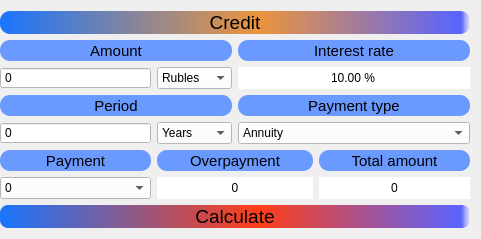
      <widget class="QWidget" name="gridLayoutWidget">
       <property name="geometry">
        <rect>
         <x>10</x>
         <y>10</y>
         <width>481</width>
         <height>239</height>
        </rect>
       </property>
       <layout class="QGridLayout" name="layout_credit" columnstretch="1,1,1,1,1,1">
        <property name="leftMargin">
         <number>0</number>
        </property>
        <item row="5" column="0" colspan="2">
         <widget class="QLabel" name="label_payment">
          <property name="font">
           <font>
            <pointsize>11</pointsize>
           </font>
          </property>
          <property name="styleSheet">
           <string notr="true">background-color: rgb(106, 153, 255);
border-radius: 10px;</string>
          </property>
          <property name="text">
           <string>Payment</string>
          </property>
          <property name="alignment">
           <set>Qt::AlignCenter</set>
          </property>
         </widget>
        </item>
        <item row="4" column="2">
         <widget class="QComboBox" name="period_unit">
          <property name="focusPolicy">
           <enum>Qt::StrongFocus</enum>
          </property>
          <property name="styleSheet">
           <string notr="true">background-color: rgb(255, 255, 255);
color: rgb(0, 0, 0);</string>
          </property>
          <property name="currentIndex">
           <number>2</number>
          </property>
          <property name="maxVisibleItems">
           <number>3</number>
          </property>
          <item>
           <property name="text">
            <string>Days</string>
           </property>
          </item>
          <item>
           <property name="text">
            <string>Months</string>
           </property>
          </item>
          <item>
           <property name="text">
            <string>Years</string>
           </property>
          </item>
         </widget>
        </item>
        <item row="4" column="0" colspan="2">
         <widget class="QSpinBox" name="period">
          <property name="focusPolicy">
           <enum>Qt::StrongFocus</enum>
          </property>
          <property name="styleSheet">
           <string notr="true">background-color: rgb(255, 255, 255);
color: rgb(0, 0, 0);</string>
          </property>
          <property name="buttonSymbols">
           <enum>QAbstractSpinBox::NoButtons</enum>
          </property>
          <property name="maximum">
           <number>1000000</number>
          </property>
          <property name="value">
           <number>0</number>
          </property>
         </widget>
        </item>
        <item row="1" column="3" colspan="3">
         <widget class="QLabel" name="label_interest_rate">
          <property name="font">
           <font>
            <pointsize>11</pointsize>
           </font>
          </property>
          <property name="styleSheet">
           <string notr="true">background-color: rgb(106, 153, 255);
border-radius: 10px;</string>
          </property>
          <property name="text">
           <string>Interest rate</string>
          </property>
          <property name="alignment">
           <set>Qt::AlignCenter</set>
          </property>
         </widget>
        </item>
        <item row="2" column="3" colspan="3">
         <widget class="QDoubleSpinBox" name="interest_rate">
          <property name="sizePolicy">
           <sizepolicy hsizetype="Preferred" vsizetype="Fixed">
            <horstretch>0</horstretch>
            <verstretch>0</verstretch>
           </sizepolicy>
          </property>
          <property name="minimumSize">
           <size>
            <width>0</width>
            <height>0</height>
           </size>
          </property>
          <property name="maximumSize">
           <size>
            <width>16777215</width>
            <height>16777215</height>
           </size>
          </property>
          <property name="baseSize">
           <size>
            <width>0</width>
            <height>0</height>
           </size>
          </property>
          <property name="focusPolicy">
           <enum>Qt::StrongFocus</enum>
          </property>
          <property name="styleSheet">
           <string notr="true">background-color: rgb(255, 255, 255);
color: rgb(0, 0, 0);</string>
          </property>
          <property name="wrapping">
           <bool>true</bool>
          </property>
          <property name="frame">
           <bool>false</bool>
          </property>
          <property name="alignment">
           <set>Qt::AlignCenter</set>
          </property>
          <property name="buttonSymbols">
           <enum>QAbstractSpinBox::NoButtons</enum>
          </property>
          <property name="suffix">
           <string> %</string>
          </property>
          <property name="decimals">
           <number>2</number>
          </property>
          <property name="minimum">
           <double>0.000000000000000</double>
          </property>
          <property name="maximum">
           <double>100.000000000000000</double>
          </property>
          <property name="stepType">
           <enum>QAbstractSpinBox::DefaultStepType</enum>
          </property>
          <property name="value">
           <double>10.000000000000000</double>
          </property>
         </widget>
        </item>
        <item row="7" column="0" colspan="6">
         <widget class="QPushButton" name="button_credit">
          <property name="font">
           <font>
            <pointsize>14</pointsize>
           </font>
          </property>
          <property name="styleSheet">
           <string notr="true">background-color: qlineargradient(spread:pad, x1:0, y1:0, x2:1, y2:0, stop:0 rgba(25, 117, 255, 255), stop:0.55 rgba(255, 62, 23, 255), stop:0.98 rgba(88, 99, 255, 255), stop:1 rgba(0, 0, 0, 0));
border-radius: 8px;</string>
          </property>
          <property name="text">
           <string>Calculate</string>
          </property>
         </widget>
        </item>
        <item row="5" column="2" colspan="2">
         <widget class="QLabel" name="label_overpayment">
          <property name="font">
           <font>
            <pointsize>11</pointsize>
           </font>
          </property>
          <property name="styleSheet">
           <string notr="true">background-color: rgb(106, 153, 255);
border-radius: 10px;</string>
          </property>
          <property name="text">
           <string>Overpayment</string>
          </property>
          <property name="alignment">
           <set>Qt::AlignCenter</set>
          </property>
         </widget>
        </item>
        <item row="1" column="0" colspan="3">
         <widget class="QLabel" name="label_credit_amount">
          <property name="font">
           <font>
            <pointsize>11</pointsize>
           </font>
          </property>
          <property name="styleSheet">
           <string notr="true">background-color: rgb(106, 153, 255);
border-radius: 10px;</string>
          </property>
          <property name="text">
           <string>Amount</string>
          </property>
          <property name="alignment">
           <set>Qt::AlignCenter</set>
          </property>
         </widget>
        </item>
        <item row="2" column="2">
         <widget class="QComboBox" name="amount_unit">
          <property name="focusPolicy">
           <enum>Qt::NoFocus</enum>
          </property>
          <property name="styleSheet">
           <string notr="true">background-color: rgb(255, 255, 255);
color: rgb(0, 0, 0);</string>
          </property>
          <property name="currentIndex">
           <number>0</number>
          </property>
          <property name="maxVisibleItems">
           <number>1</number>
          </property>
          <item>
           <property name="text">
            <string>Rubles</string>
           </property>
          </item>
         </widget>
        </item>
        <item row="5" column="4" colspan="2">
         <widget class="QLabel" name="label_total_amount">
          <property name="font">
           <font>
            <pointsize>11</pointsize>
           </font>
          </property>
          <property name="styleSheet">
           <string notr="true">background-color: rgb(106, 153, 255);
border-radius: 10px;</string>
          </property>
          <property name="text">
           <string>Total amount</string>
          </property>
          <property name="alignment">
           <set>Qt::AlignCenter</set>
          </property>
         </widget>
        </item>
        <item row="2" column="0" colspan="2">
         <widget class="QSpinBox" name="credit_amount">
          <property name="focusPolicy">
           <enum>Qt::StrongFocus</enum>
          </property>
          <property name="styleSheet">
           <string notr="true">background-color: rgb(255, 255, 255);
color: rgb(0, 0, 0);</string>
          </property>
          <property name="buttonSymbols">
           <enum>QAbstractSpinBox::NoButtons</enum>
          </property>
          <property name="maximum">
           <number>100000000</number>
          </property>
          <property name="value">
           <number>0</number>
          </property>
         </widget>
        </item>
        <item row="6" column="4" colspan="2">
         <widget class="QLabel" name="total_amount">
          <property name="focusPolicy">
           <enum>Qt::NoFocus</enum>
          </property>
          <property name="styleSheet">
           <string notr="true">background-color: rgb(255, 255, 255);
color: rgb(0, 0, 0);</string>
          </property>
          <property name="text">
           <string>0</string>
          </property>
          <property name="alignment">
           <set>Qt::AlignCenter</set>
          </property>
         </widget>
        </item>
        <item row="3" column="3" colspan="3">
         <widget class="QLabel" name="label_payment_type">
          <property name="font">
           <font>
            <pointsize>11</pointsize>
           </font>
          </property>
          <property name="styleSheet">
           <string notr="true">background-color: rgb(106, 153, 255);
border-radius: 10px;</string>
          </property>
          <property name="text">
           <string>Payment type</string>
          </property>
          <property name="alignment">
           <set>Qt::AlignCenter</set>
          </property>
         </widget>
        </item>
        <item row="3" column="0" colspan="3">
         <widget class="QLabel" name="label_period">
          <property name="font">
           <font>
            <pointsize>11</pointsize>
           </font>
          </property>
          <property name="styleSheet">
           <string notr="true">background-color: rgb(106, 153, 255);
border-radius: 10px;</string>
          </property>
          <property name="text">
           <string>Period</string>
          </property>
          <property name="alignment">
           <set>Qt::AlignCenter</set>
          </property>
         </widget>
        </item>
        <item row="6" column="2" colspan="2">
         <widget class="QLabel" name="overpayment">
          <property name="focusPolicy">
           <enum>Qt::NoFocus</enum>
          </property>
          <property name="styleSheet">
           <string notr="true">background-color: rgb(255, 255, 255);
color: rgb(0, 0, 0);</string>
          </property>
          <property name="text">
           <string>0</string>
          </property>
          <property name="alignment">
           <set>Qt::AlignCenter</set>
          </property>
         </widget>
        </item>
        <item row="4" column="3" colspan="3">
         <widget class="QComboBox" name="payment_type">
          <property name="focusPolicy">
           <enum>Qt::StrongFocus</enum>
          </property>
          <property name="styleSheet">
           <string notr="true">background-color: rgb(255, 255, 255);
color: rgb(0, 0, 0);</string>
          </property>
          <property name="currentIndex">
           <number>0</number>
          </property>
          <property name="maxVisibleItems">
           <number>3</number>
          </property>
          <item>
           <property name="text">
            <string>Annuity</string>
           </property>
          </item>
          <item>
           <property name="text">
            <string>Differentiated</string>
           </property>
          </item>
         </widget>
        </item>
        <item row="6" column="0" colspan="2">
         <widget class="QComboBox" name="payment">
          <property name="focusPolicy">
           <enum>Qt::StrongFocus</enum>
          </property>
          <property name="styleSheet">
           <string notr="true">background-color: rgb(255, 255, 255);
color: rgb(0, 0, 0);</string>
          </property>
          <property name="currentIndex">
           <number>0</number>
          </property>
          <property name="maxVisibleItems">
           <number>10</number>
          </property>
          <property name="sizeAdjustPolicy">
           <enum>QComboBox::AdjustToContentsOnFirstShow</enum>
          </property>
          <property name="duplicatesEnabled">
           <bool>true</bool>
          </property>
          <property name="modelColumn">
           <number>0</number>
          </property>
          <item>
           <property name="text">
            <string>0</string>
           </property>
          </item>
         </widget>
        </item>
        <item row="0" column="0" colspan="6">
         <widget class="QLabel" name="label_credit">
          <property name="font">
           <font>
            <pointsize>14</pointsize>
           </font>
          </property>
          <property name="styleSheet">
           <string notr="true">background-color: qlineargradient(spread:pad, x1:0, y1:0, x2:1, y2:0, stop:0 rgba(25, 117, 255, 255), stop:0.55 rgba(235, 148, 61, 255), stop:0.98 rgba(88, 99, 255, 255), stop:1 rgba(0, 0, 0, 0));

border-radius: 10px;</string>
          </property>
          <property name="text">
           <string>Credit</string>
          </property>
          <property name="alignment">
           <set>Qt::AlignCenter</set>
          </property>
         </widget>
        </item>
       </layout>
      </widget>
